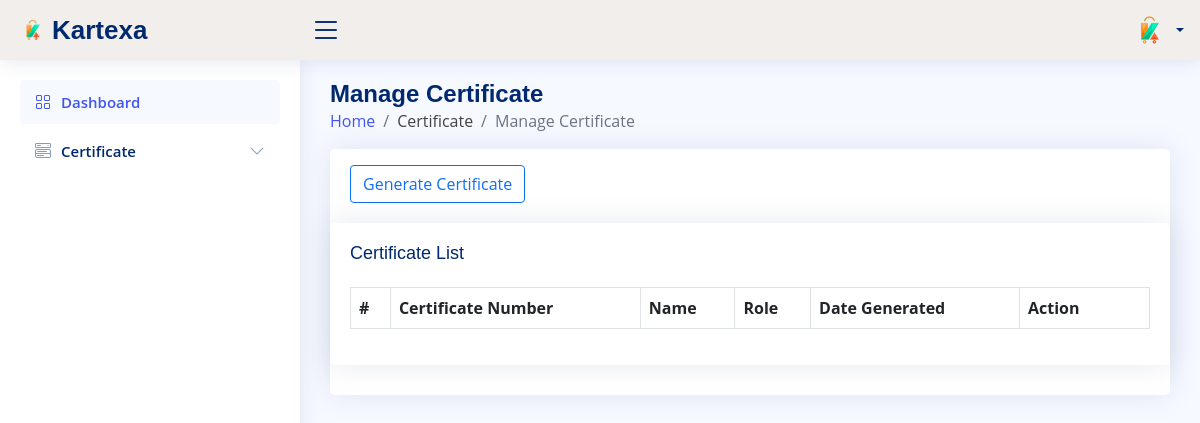
Page /manage_certificate/ on the earlier database version.
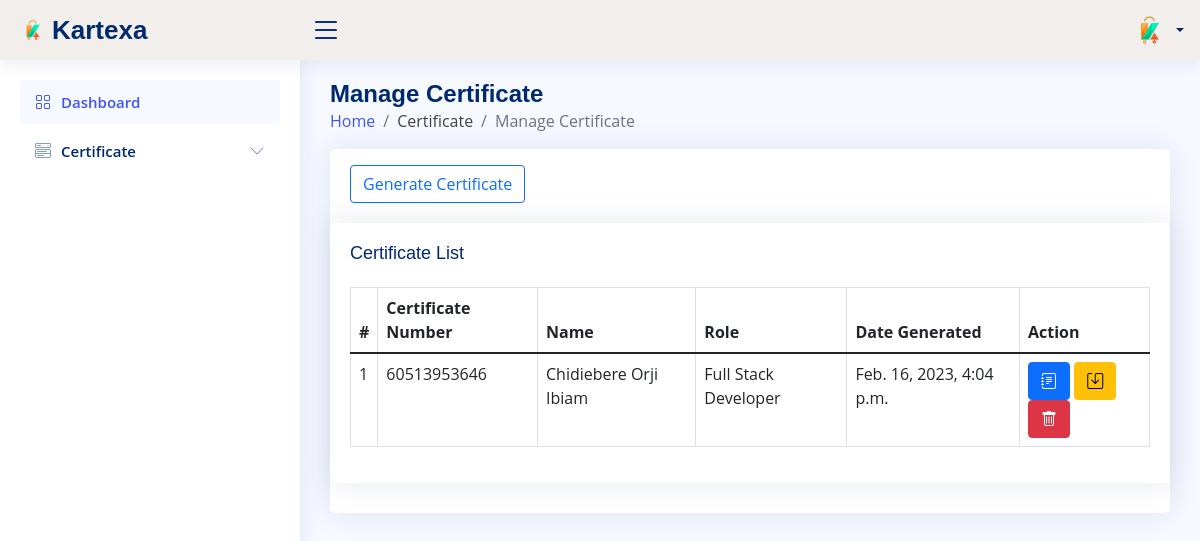
Same page on the later database version.
### core/models.py (models this page shows, shortened)
class Certificate(models.Model):
    profile_photo = models.ImageField(null=True, blank = True, upload_to = "certificate/")
    certificate_number = models.CharField(unique=True, max_length=50)
    name = models.CharField(max_length=225)
    role = models.CharField(max_length=225)
    organization = models.CharField(default="Kartexa", max_length=255)
    organizer = models.CharField(max_length=225)
    start_date = models.DateField(auto_now=False, auto_now_add=False)
    end_date = models.DateField(auto_now=False, auto_now_add=False)
    generated_date = models.DateTimeField(default=timezone.now)
    verification_link= models.URLField(max_length=200, default="demo")
    qr_image = models.ImageField(upload_to='qrcode', blank=True)

### core/views.py (the view)
# urls.py: path('manage_certificate/', views.manage_certificate, name="manage_certificate"),
def manage_certificate(request):
    cert = Certificate.objects.all().order_by('-id').values()
    return render(request, 'core/manage_certificate.html', {'cert':cert})

### core/templates/core/manage_certificate.html (shortened to what this page needs)
{% extends 'core/base.html' %}
{% load static %}
{% block content %}
<main id="main" class="main">
    <div class="pagetitle">
        <h1>Manage Certificate</h1>
        <nav>
          <ol class="breadcrumb">
            <li class="breadcrumb-item"><a href="{% url 'dashboard' %}">Home</a></li>
            <li class="breadcrumb-item">Certificate</li>
            <li class="breadcrumb-item active">Manage Certificate</li>
          </ol>
        </nav>
      </div>
      <section class="section">
        <div class="row">
          <div class="col-lg-12">
          <div class="card">
              <div class="card-body">
                  <a class="btn btn-outline-primary" href="{% url 'generate_certificate' %}">Generate Certificate</a>
          </div>
            <div class="card">
              <div class="card-body">
                <h5 class="card-title">Certificate List</h5>
                <table class="table table-bordered data-table" id="certificate_table">
                  <thead>
                    <tr>
                      <th scope="col">#</th>
                      <th scope="col">Certificate Number</th>
                      <th scope="col">Name</th>
                      <th scope="col">Role</th>
                      <th scope="col">Date Generated</th>
                      <th scope="col" width="130">Action</th>
                    </tr>
                  </thead>
                  <tbody>
                      {% for object in cert %}
                      <tr>
                          <td scope="row"></td>
                          <td>{{object.certificate_number}}</td>
                          <td>{{object.name}}</td>
                          <td>{{object.role}}</td>
                          <td>{{object.generated_date}}</td>
                          <td>
                            <a class='btn btn-primary' href="{% url 'certificate_detail' object.certificate_number%}"> <i class="bi bi-journal-text"></i></a>
                            <a class='btn btn-warning' href=""> <i class="bi bi-save"></i></a>
                            <button class='btn btn-danger deleteCertificate' data-action='/{{object.id}}/delete_certificate' data-pk='{{object.pk}}'> <i class="bi bi-trash"></i></button>
                          </td>
                        </tr>
                        {% endfor %}
                  </tbody>
                </table>
              </div>
            </div>
          </div>
        </div>
      </section>
</main>
{% endblock content %}

### core/templates/core/base.html (shortened to what this page needs)
<!DOCTYPE html>
{% load static %}
<html lang="en">
  <head>
    <link rel="stylesheet" href="{% static 'css/dataTables.bootstrap5.min.css' %}" />
    <link rel="stylesheet" href="{% static 'css/bootstrap.min.css' %}" />
    <link rel="stylesheet" href="{% static 'bootstrap-icons/bootstrap-icons.css' %}"/>
    <link rel="stylesheet" href="{% static 'boxicons/css/boxicons.css' %}" />
    <link rel="stylesheet" href="{% static 'css/style.css' %}" />
  <link href="{% static 'css/sweetalert2.min.css' %}" rel="stylesheet">
  </head>
  <body>
    <header id="header" class="header fixed-top d-flex align-items-center">
      <div class="d-flex align-items-center justify-content-between">
        <a href="{% url 'dashboard' %}" class="logo d-flex align-items-center">
          <img src="{% static 'img/logo.png' %}" alt="" />
          <span class="d-none d-lg-block">Kartexa</span>
        </a>
        <i class="bi bi-list toggle-sidebar-btn"></i>
      </div>
      <nav class="header-nav ms-auto">
        <ul class="d-flex align-items-center">
          <li class="nav-item dropdown pe-3">
            <a
              class="nav-link nav-profile d-flex align-items-center pe-0"
              href="#"
              data-bs-toggle="dropdown"
            >
              <img
                src="{% static 'img/logo.png' %}"
                alt="Profile"
                class="rounded-circle"
              />
              <span class="d-none d-md-block dropdown-toggle ps-2"
                >{{user.username}}</span
              >
            </a>
          </li>
        </ul>
      </nav>
    </header>
    <aside id="sidebar" class="sidebar">
      <ul class="sidebar-nav" id="sidebar-nav">
        <li class="nav-item">
          <a class="nav-link" href="{% url 'dashboard' %}">
            <i class="bi bi-grid"></i>
            <span>Dashboard</span>
          </a>
        </li>
        <li class="nav-item">
          <a
            class="nav-link collapsed"
            data-bs-target="#components-nav"
            data-bs-toggle="collapse"
            href="#"
          >
            <i class="bi bi-menu-button-wide"></i><span>Certificate</span
            ><i class="bi bi-chevron-down ms-auto"></i>
          </a>
        </li>
      </ul>
    </aside>
    {% block content %}
    {% endblock content %}
  </body>
</html>

### static/css/style.css (style rules this page uses)
:root { scroll-behavior: smooth; }
body { font-family: "Open Sans", sans-serif; background: #f6f9ff; color: #444444; }
a { color: #4154f1; text-decoration: none; }
h1, h2, h3, h4, h5, h6 { font-family: "Nunito", sans-serif; }
#main { margin-top: 60px; padding: 20px 30px; transition: all 0.3s; }
.logo { line-height: 1; }
@media (min-width: 1200px) { .logo { width: 280px; } }
.logo img { max-height: 26px; margin-right: 6px; }
.logo span { font-size: 26px; font-weight: 700; color: #012970; font-family: "Nunito", sans-serif; }
.header { transition: all 0.5s; z-index: 997; height: 60px; box-shadow: 0px 2px 20px rgba(1, 41, 112, 0.1); background-color: rgb(241, 238, 236); padding-left: 20px; }
.header .toggle-sidebar-btn { font-size: 32px; padding-left: 10px; cursor: pointer; color: #012970; }
.header-nav ul { list-style: none; }
.header-nav > ul { margin: 0; padding: 0; }
.header-nav .nav-profile { color: #012970; }
.header-nav .nav-profile img { max-height: 36px; }
.header-nav .nav-profile span { font-size: 14px; font-weight: 600; }
.sidebar { position: fixed; top: 60px; left: 0; bottom: 0; width: 300px; z-index: 996; transition: all 0.3s; padding: 20px; overflow-y: auto; scrollbar-width: thin; scrollbar-color: #aab7cf transparent; box-shadow: 0px 0px 20px rgba(1, 41, 112, 0.1); background-color: #fff; }
@media (min-width: 1200px) { #main, #footer { margin-left: 300px; } }
.sidebar-nav { padding: 0; margin: 0; list-style: none; }
.sidebar-nav li { padding: 0; margin: 0; list-style: none; }
.sidebar-nav .nav-item { margin-bottom: 5px; }
.sidebar-nav .nav-link { display: flex; align-items: center; font-size: 15px; font-weight: 600; color: #4154f1; transition: 0.3; background: #f6f9ff; padding: 10px 15px; border-radius: 4px; }
.sidebar-nav .nav-link i { font-size: 16px; margin-right: 10px; color: #4154f1; }
.sidebar-nav .nav-link.collapsed { color: #012970; background: #fff; }
.sidebar-nav .nav-link.collapsed i { color: #899bbd; }
.sidebar-nav .nav-link .bi-chevron-down { margin-right: 0; transition: transform 0.2s ease-in-out; }
.pagetitle { margin-bottom: 10px; }
.pagetitle h1 { font-size: 24px; margin-bottom: 0; font-weight: 600; color: #012970; }
.card { margin-bottom: 30px; border: none; border-radius: 5px; box-shadow: 0px 0 30px rgba(1, 41, 112, 0.1); }
.card-title { padding: 20px 0 15px 0; font-size: 18px; font-weight: 500; color: #012970; font-family: "Poppins", sans-serif; }
.card-body { padding: 0 20px 20px 20px; }

Differences in the rows shown:
added Certificate: certificate_number "60513953646", name "Chidiebere Orji Ibiam", role "Full Stack Developer", generated_date "Feb. 16, 2023, 4:04 p.m."
